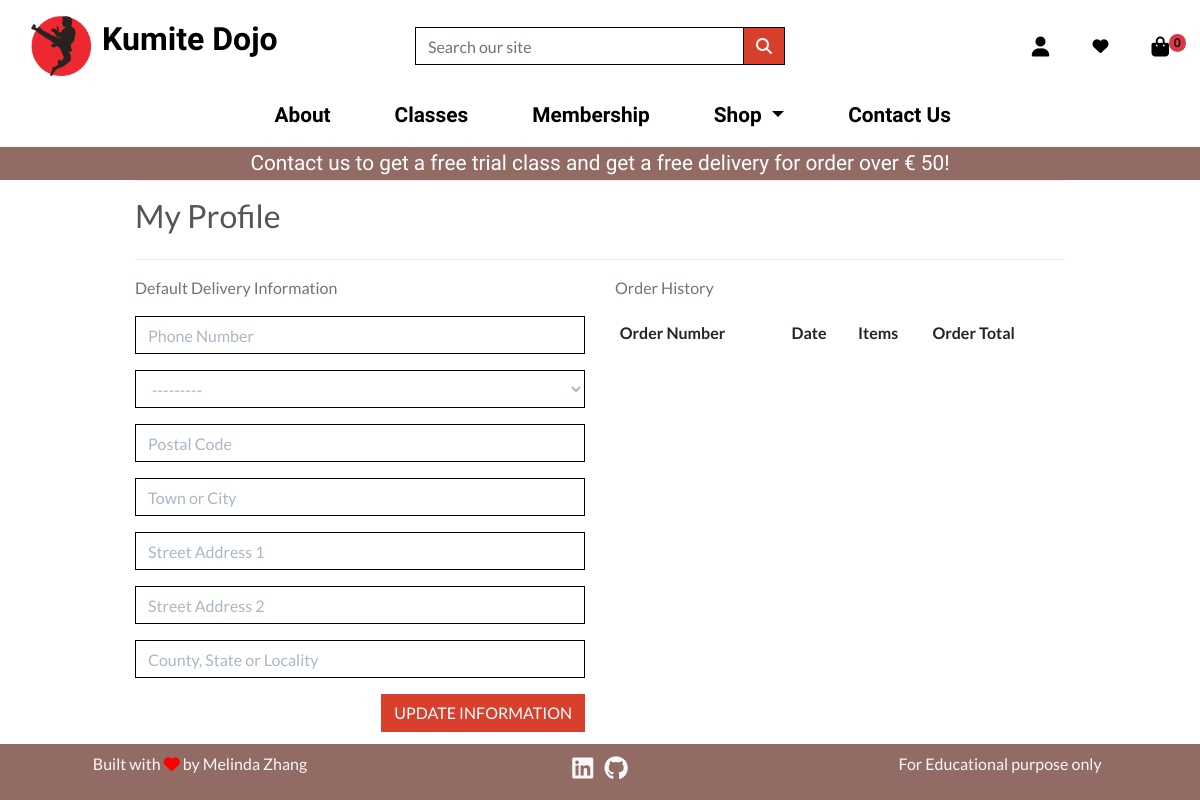
/profile/ (signed in), run on an earlier commit of the app's database.
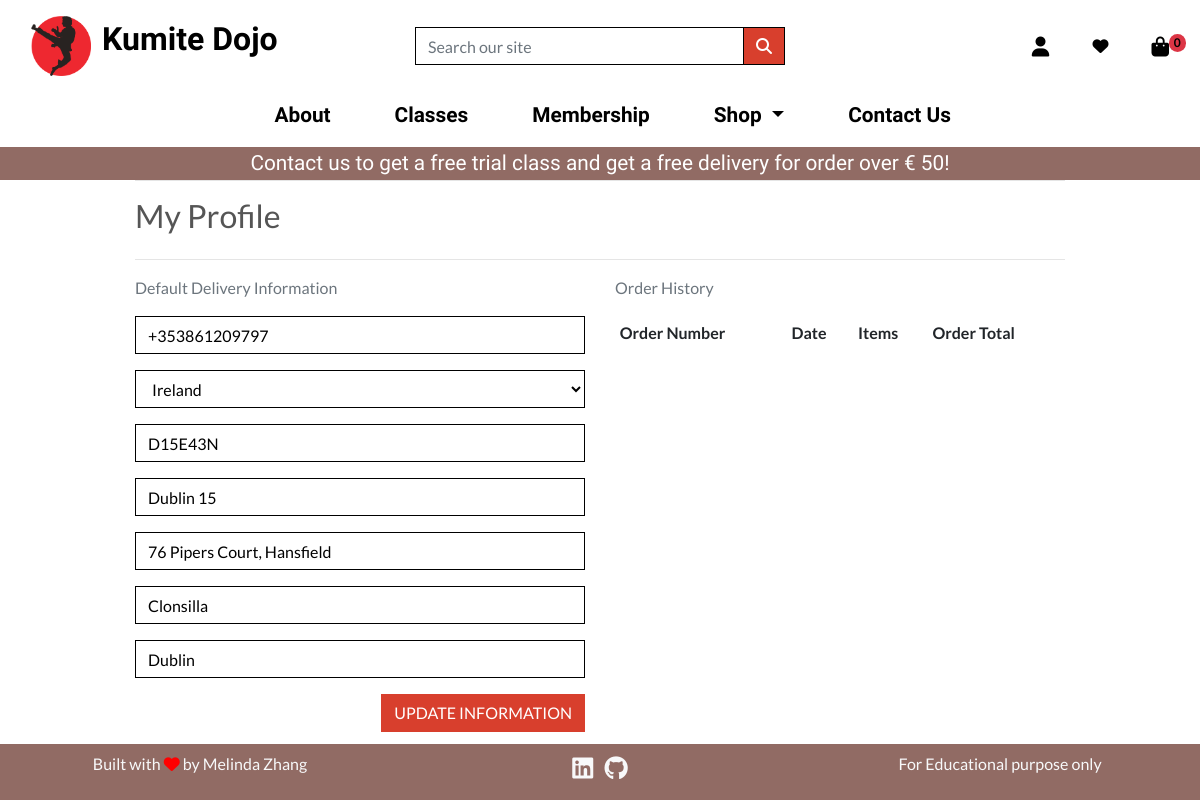
And on a later commit of the database.
### profiles/models.py (models this page shows, shortened)
class UserProfile(models.Model):
    user = models.OneToOneField(User, on_delete=models.CASCADE)
    default_phone_number = models.CharField(max_length=20, null=True, blank=True)
    default_country = CountryField(blank_label="Country *", null=True, blank=True)
    default_postcode = models.CharField(max_length=20, null=True, blank=True)
    default_town_or_city = models.CharField(max_length=40, null=True, blank=True)
    default_street_address1 = models.CharField(max_length=80, null=True, blank=True)
    default_street_address2 = models.CharField(max_length=80, null=True, blank=True)
    default_county = models.CharField(max_length=80, null=True, blank=True)

### profiles/views.py (the view)
# urls.py: path("profile/", include("profiles.urls")),
def profile(request):
    profile = get_object_or_404(UserProfile, user=request.user)
    if request.method == "POST":
        form = UserProfileForm(request.POST, instance=profile)
        if form.is_valid():
            form.save()
            messages.success(request, "Profile updated successfully")
        else:
            messages.error(request, "Update failed. Please ensure the form is valid.")
    else:
        form = UserProfileForm(instance=profile)
    form = UserProfileForm(instance=profile)
    orders = profile.orders.all()
    template = "profiles/profile.html"
    context = {"form": form, "orders": orders, "on_profile_page": True}
    return render(request, template, context)

### profiles/forms.py
class UserProfileForm(forms.ModelForm):
    class Meta:
        model = UserProfile
        exclude = ("user",)
    def __init__(self, *args, **kwargs):
        super().__init__(*args, **kwargs)
        placeholders = {
            "default_phone_number": "Phone Number",
            "default_postcode": "Postal Code",
            "default_town_or_city": "Town or City",
            "default_street_address1": "Street Address 1",
            "default_street_address2": "Street Address 2",
            "default_county": "County, State or Locality",
        }
        self.fields["default_phone_number"].widget.attrs["autofocus"] = True
        for field in self.fields:
            if field != "default_country":
                if self.fields[field].required:
                    placeholder = f"{placeholders[field]} *"
                else:
                    placeholder = placeholders[field]
                self.fields[field].widget.attrs["placeholder"] = placeholder
            self.fields[field].widget.attrs[
                "class"
            ] = "border-black rounded-0 profile-form-input"
            self.fields[field].label = False

### profiles/templates/profiles/profile.html (shortened to what this page needs)
{% extends "base.html" %}
{% load static %}
{% block extra_css %}
    <link rel="stylesheet" href="{% static 'profiles/css/profile.css' %}">
{% endblock %}
{% block page_header %}
<div class="container header-container">
</div>
{% endblock %}
{% block content %}
    <div class="overlay"></div>
    <div class="container">
        <div class="row">
            <div class="col">
                <hr>
                <h2 class="mb-4">My Profile</h2>
                <hr>
            </div>
        </div>
        <div class="row">
          <div class="col-12 col-lg-6">
            <p class="text-muted">Default Delivery Information</p>
              <form class="mt-3" action="{% url 'profile' %}" method="POST" id="profile-update-form">
                {{ form|crispy }}
                <button class="btn btn-red rounded-0 text-uppercase float-right">Update Information</button>
              </form>
          </div>
          <div class="col-12 col-lg-6 margin">
            <p class="text-muted">Order History</p>
            <div class="order-history table-responsive">
              <table class="table table-sm table-borderless">
                  <thead>
                      <tr>
                          <th>Order Number</th>
                          <th>Date</th>
                          <th>Items</th>
                          <th>Order Total</th>
                      </tr>
                  </thead>
              </table>
          </div>
          </div>
        </div>
{% endblock %}

What changed in the data, as far as the page shows it:
changed UserProfile: default_phone_number (not shown) → "+353861209797"; default_country "---------" → "Ireland"; default_postcode (not shown) → "D15E43N"; default_town_or_city (not shown) → "Dublin 15"; default_street_address1 (not shown) → "76 Pipers Court, Hansfield"; default_street_address2 (not shown) → "Clonsilla"; default_county (not shown) → "Dublin"
